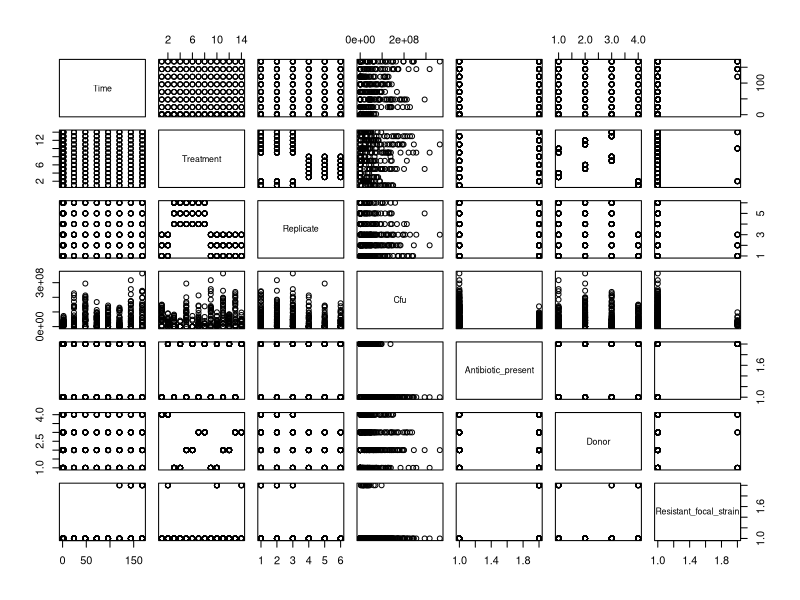

Source code (R): (Note: this script raises an error after producing the figure.)
setwd("/Users/Mac/Desktop/Evolution/Tasks/Project/data")
microbiota <- read.csv('Hyp1.csv')
Ec <- read.csv('OD.csv')
resist <- read.csv('Plasmid.csv')
plot(microbiota)
# plot(x = data$x,y = data$y,
#xlab = "x-axis",
#ylab = "y-axis",
#main = "Plot"
#)
plot(x = microbiota$time, y = microbiota$cfu,
     xlab = "time",
     ylab = "Bacteria Abundance",
     main = "Plot"
)